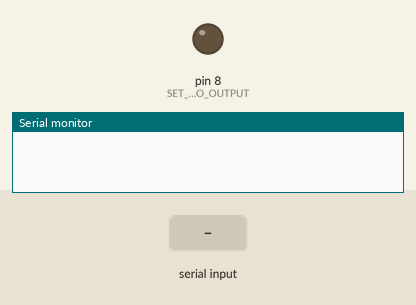
Recording of a sketch running on a simulated Arduino Uno, built with avr-gcc and run on an emulated ATmega328P. On the bench: output pins drawn as LEDs (lit = HIGH), the last lines printed to the serial monitor. Inputs (shaded band) come from the test bench.

Above: at 1.2 s.
1.3 s: "1\n" received over Serial
At 2.5 s:
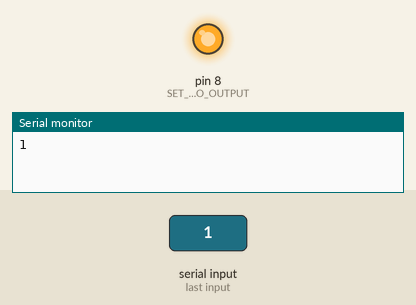
2.8 s: "0\n" received over Serial
At 3.7 s:
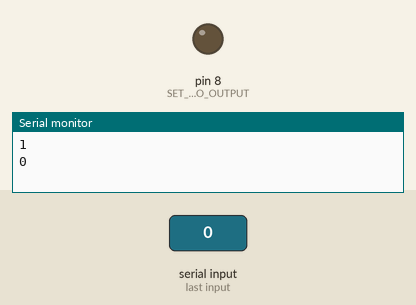
Timing chart, 0 to 5.8 s (numbered marks = the images above; inputs shaded):
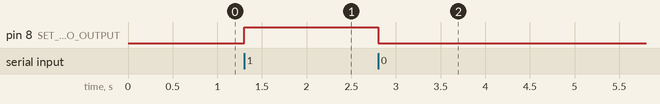

The sketch:

scuttle_ardu.ino
```cpp
char data = 0;
int Clock = 0; //Timer

void setup() {
 Serial.begin(9600);
 pinMode(8,OUTPUT); //SET PIN TO OUTPUT
}

void loop(){


  if(Serial.available() > 0)  // Send data only when you receive data:
    {


      data = Serial.read();      //Read the incoming data and store it into variable data
      Serial.print(data);        //Print Value inside data in Serial monitor
      Serial.print("\n");        //New line

      if(data == '1')            //Checks whether value of data is equal to 1
      digitalWrite(8, HIGH);  //If value is 1 then LED turns ON

      else if(data == '0')       //Checks whether value of data is equal to 0
      digitalWrite(8, LOW);   //If value is 0 then LED turns OFF

     }


}
```

Measured:
- after the input at 1.3 s, pin 8 (SET_PIN_TO_OUTPUT): LOW → HIGH at once
- after the input at 2.8 s, pin 8 (SET_PIN_TO_OUTPUT): HIGH → LOW at once
